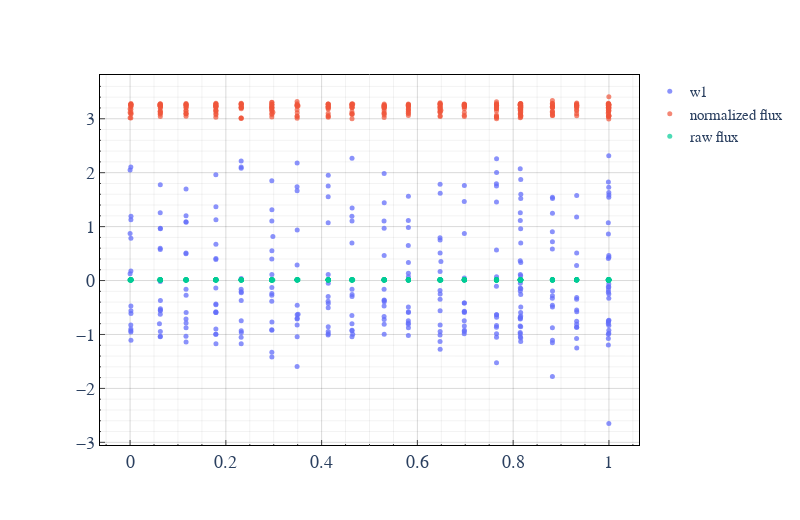

Notebook code cell kept with this figure:
### Code cell
# ----------------------- Begin Work on Dataset ----------------------- # 
ex = buckets["pulsating_var"]["BB Lep"]
flux = ex["raw"]["w1flux"]

ADJ = 0
DIV = 0.001
norm = np.arcsinh((flux - ADJ) /DIV)
tr1 = go.Scatter(
    x=ex["norm"]["day"],
    y=norm,
    marker=dict(size=5, opacity=0.7), name="normalized flux", mode='markers'
)

tr2 = go.Scatter(
    x=ex["norm"]["day"],
    y=flux,
    marker=dict(size=5, opacity=0.7), name="raw flux", mode='markers'
)

fig = plot_from_lightsource(ex, ["w1"])
fig.add_trace(tr1)
fig.add_trace(tr2)
fig.show()

print([n for n in flux])

### Figure 1 — Plotly figure (JSON) as saved in the notebook; plotly's stock layout.template omitted (floating-point values rounded to 4 significant figures; data arrays with more than 128 entries replaced by an {"elided": "..."} marker saying what was removed)
{"data": [{"marker": {"opacity": 0.75, "size": 5}, "mode": "markers", "name": "w1", "type": "scatter", "x": {"elided": "297 float values"}, "y": {"elided": "297 float values"}}, {"marker": {"opacity": 0.7, "size": 5}, "mode": "markers", "name": "normalized flux", "type": "scatter", "x": {"elided": "297 float values"}, "y": {"elided": "297 float values"}}, {"marker": {"opacity": 0.7, "size": 5}, "mode": "markers", "name": "raw flux", "type": "scatter", "x": {"elided": "297 float values"}, "y": {"elided": "297 float values"}}], "layout": {"font": {"family": "Times New Roman", "size": 18}, "height": 520, "legend": {"bgcolor": "rgba(0, 0, 0, 0)", "font": {"family": "monospace", "size": 15}, "x": 1.02, "xanchor": "left"}, "margin": {"b": 75, "l": 100, "pad": 0, "r": 100, "t": 75}, "plot_bgcolor": "rgba(0, 0, 0, 0)", "showlegend": true, "title": {"font": {"size": 18}}, "width": 800, "xaxis": {"gridcolor": "rgba(0, 0, 0, .15)", "linecolor": "black", "minor": {"gridcolor": "rgba(1, 1, 1, .05)", "showgrid": true, "ticklen": 1, "ticks": "inside"}, "mirror": true, "showgrid": true, "showline": true, "ticks": "inside", "title": {"font": {"size": 18}}, "zeroline": false, "zerolinecolor": "rgba(0, 0, 0, .15)"}, "yaxis": {"gridcolor": "rgba(0, 0, 0, .15)", "linecolor": "black", "minor": {"gridcolor": "rgba(1, 1, 1, .05)", "showgrid": true, "ticklen": 1, "ticks": "inside"}, "mirror": true, "showgrid": true, "showline": true, "ticks": "inside", "title": {"font": {"size": 18}}, "zeroline": false, "zerolinecolor": "rgba(0, 0, 0, .15)"}}}
